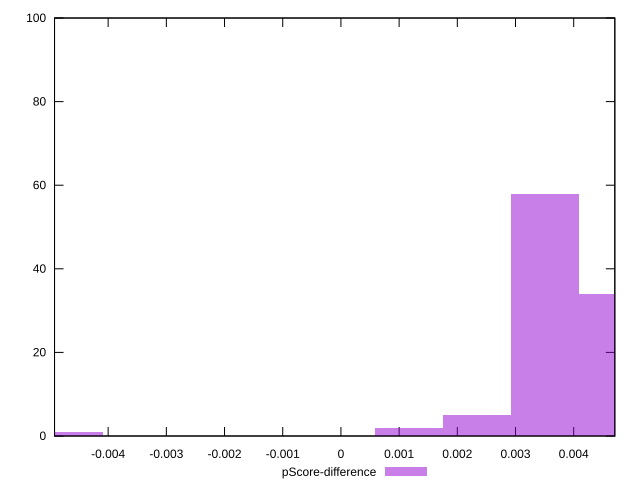

The script that saved this image:
reset

$pScoreDifference <<EOF
0.0011668216195797137 2
0.003500464858739141 58
0.004667286478318855 34
0.0023336432391594273 5
-0.004667286478318855 1
EOF

set key outside below
set boxwidth 0.0011668216195797137
set xrange [-0.0049212886524445665:0.00470656497337163]
set yrange [0:100]
set trange [0:100]
set style fill transparent solid 0.5 noborder
set terminal svg size 640, 490 enhanced background rgb 'white'
set output "reports/report_00032_2021-02-25T10-28-15.087Z/first-contentful-paint/samples/astro/pScore-difference/histogram.svg"

plot $pScoreDifference title "pScore-difference" with boxes

reset
